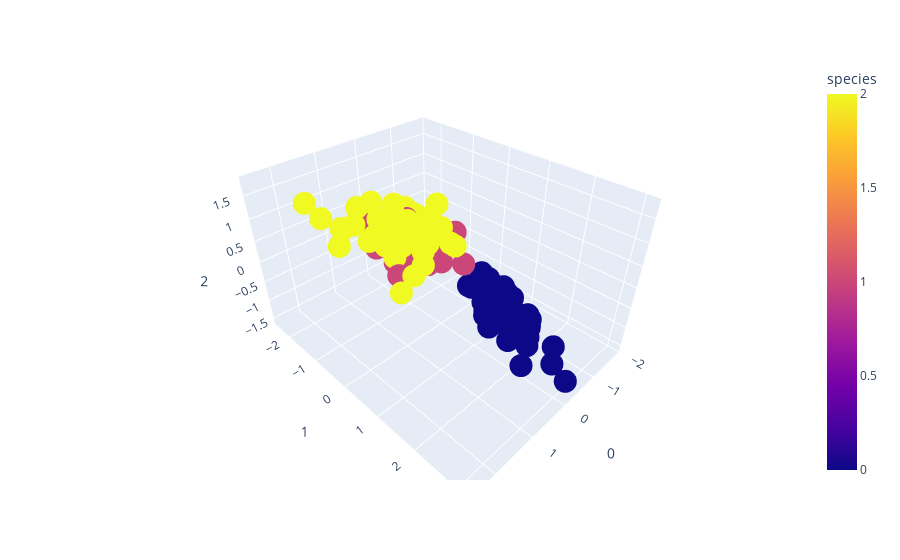

Notebook code for this chart:
### Code cell
px.scatter_3d(data_frame=temp, x=0, y=1, z=2, color='species')

### Figure 1 — Plotly figure (JSON) as saved in the notebook; plotly's stock layout.template omitted (floating-point values rounded to 4 significant figures; data arrays with more than 128 entries replaced by an {"elided": "..."} marker saying what was removed)
{"data": [{"hovertemplate": "0=%{x}<br>1=%{y}<br>2=%{z}<br>species=%{marker.color}<extra></extra>", "legendgroup": "", "marker": {"color": {"elided": "150 int values"}, "coloraxis": "coloraxis", "symbol": "circle"}, "mode": "markers", "name": "", "scene": "scene", "showlegend": false, "type": "scatter3d", "x": {"elided": "150 float values"}, "y": {"elided": "150 float values"}, "z": {"elided": "150 float values"}}], "layout": {"coloraxis": {"colorbar": {"title": {"text": "species"}}, "colorscale": [[0, "#0d0887"], [0.1111, "#46039f"], [0.2222, "#7201a8"], [0.3333, "#9c179e"], [0.4444, "#bd3786"], [0.5556, "#d8576b"], [0.6667, "#ed7953"], [0.7778, "#fb9f3a"], [0.8889, "#fdca26"], [1, "#f0f921"]]}, "legend": {"tracegroupgap": 0}, "margin": {"t": 60}, "scene": {"domain": {"x": [0, 1], "y": [0, 1]}, "xaxis": {"title": {"text": "0"}}, "yaxis": {"title": {"text": "1"}}, "zaxis": {"title": {"text": "2"}}}}}
